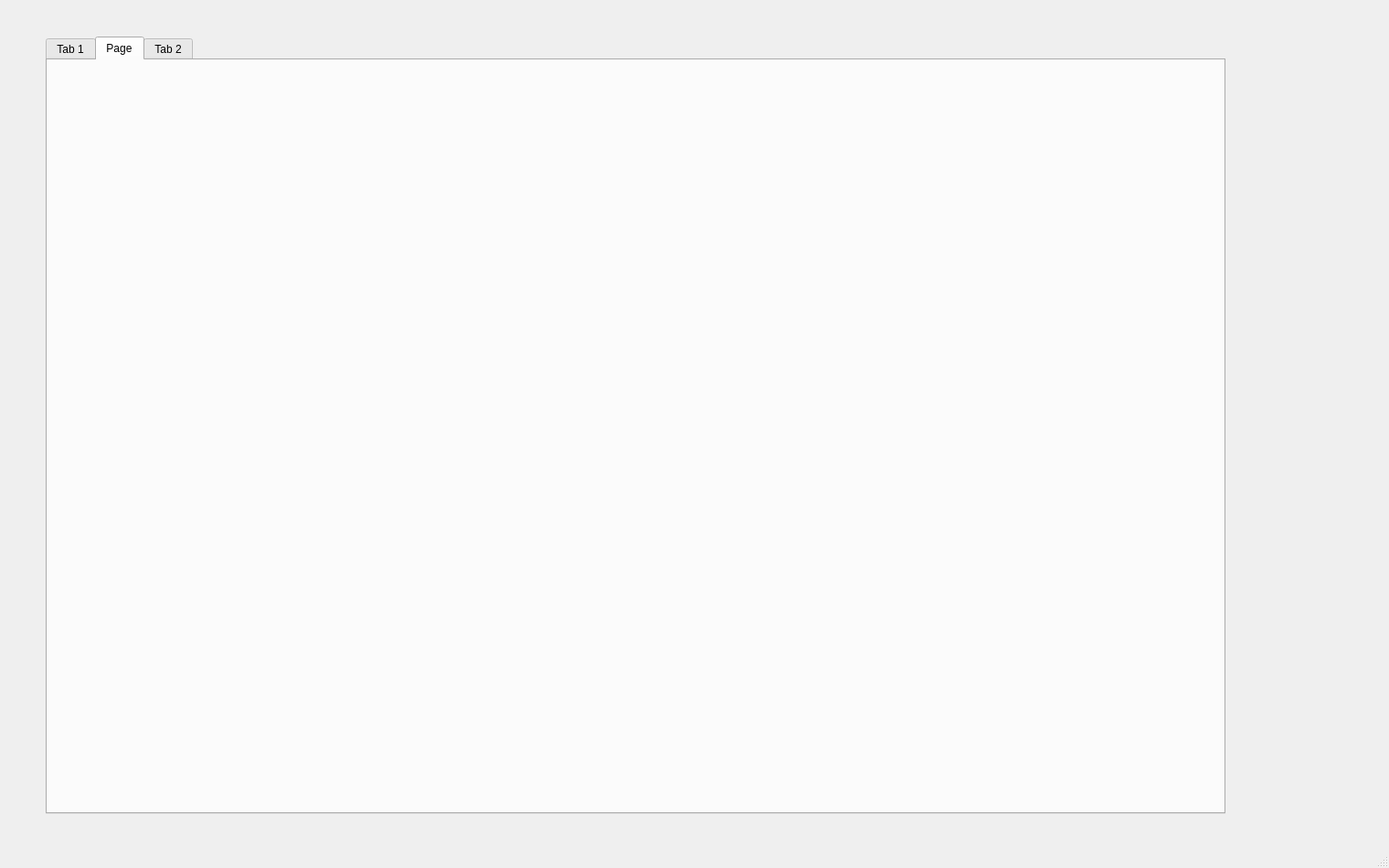
<?xml version="1.0" encoding="UTF-8"?>
<ui version="4.0">
 <class>SQLViewerWindow</class>
 <widget class="QMainWindow" name="SQLViewerWindow">
  <property name="geometry">
   <rect>
    <x>0</x>
    <y>0</y>
    <width>1520</width>
    <height>950</height>
   </rect>
  </property>
  <property name="windowTitle">
   <string>MainWindow</string>
  </property>
  <widget class="QWidget" name="centralwidget">
   <widget class="QTabWidget" name="tabWidget">
    <property name="geometry">
     <rect>
      <x>50</x>
      <y>40</y>
      <width>1291</width>
      <height>851</height>
     </rect>
    </property>
    <property name="currentIndex">
     <number>1</number>
    </property>
    <widget class="QWidget" name="tab">
     <attribute name="title">
      <string>Tab 1</string>
     </attribute>
    </widget>
    <widget class="QWidget" name="tab_3">
     <attribute name="title">
      <string>Page</string>
     </attribute>
    </widget>
    <widget class="QWidget" name="tab_2">
     <attribute name="title">
      <string>Tab 2</string>
     </attribute>
    </widget>
   </widget>
  </widget>
  <widget class="QMenuBar" name="menubar">
   <property name="geometry">
    <rect>
     <x>0</x>
     <y>0</y>
     <width>1520</width>
     <height>22</height>
    </rect>
   </property>
  </widget>
  <widget class="QStatusBar" name="statusbar"/>
 </widget>
 <resources/>
 <connections/>
</ui>
